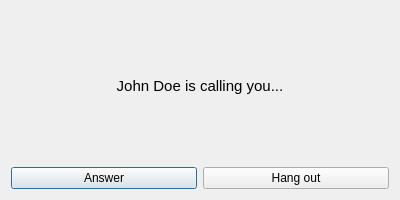
<?xml version="1.0" encoding="UTF-8"?>
<ui version="4.0">
 <class>CallDialog</class>
 <widget class="QDialog" name="CallDialog">
  <property name="geometry">
   <rect>
    <x>0</x>
    <y>0</y>
    <width>400</width>
    <height>200</height>
   </rect>
  </property>
  <property name="sizePolicy">
   <sizepolicy hsizetype="Preferred" vsizetype="Preferred">
    <horstretch>0</horstretch>
    <verstretch>0</verstretch>
   </sizepolicy>
  </property>
  <property name="windowTitle">
   <string>Incoming Call</string>
  </property>
  <layout class="QHBoxLayout" name="horizontalLayout">
   <item>
    <layout class="QVBoxLayout" name="callLayout">
     <property name="sizeConstraint">
      <enum>QLayout::SetDefaultConstraint</enum>
     </property>
     <item>
      <widget class="QLabel" name="callerNameLabel">
       <property name="minimumSize">
        <size>
         <width>0</width>
         <height>0</height>
        </size>
       </property>
       <property name="text">
        <string>&lt;html&gt;&lt;head/&gt;&lt;body&gt;&lt;p&gt;&lt;span style=&quot; font-size:11pt;&quot;&gt;John Doe is calling you...&lt;/span&gt;&lt;/p&gt;&lt;/body&gt;&lt;/html&gt;</string>
       </property>
       <property name="alignment">
        <set>Qt::AlignCenter</set>
       </property>
      </widget>
     </item>
     <item>
      <layout class="QHBoxLayout" name="callActionsLayout">
       <property name="spacing">
        <number>6</number>
       </property>
       <property name="sizeConstraint">
        <enum>QLayout::SetDefaultConstraint</enum>
       </property>
       <item>
        <widget class="QPushButton" name="hangOutButton">
         <property name="sizePolicy">
          <sizepolicy hsizetype="Minimum" vsizetype="Fixed">
           <horstretch>0</horstretch>
           <verstretch>0</verstretch>
          </sizepolicy>
         </property>
         <property name="text">
          <string>Answer</string>
         </property>
         <property name="icon">
          <iconset>
           <normaloff>../../../Assets/images/call.png</normaloff>../../../Assets/images/call.png</iconset>
         </property>
        </widget>
       </item>
       <item>
        <widget class="QPushButton" name="callButton">
         <property name="minimumSize">
          <size>
           <width>0</width>
           <height>0</height>
          </size>
         </property>
         <property name="text">
          <string>Hang out</string>
         </property>
         <property name="icon">
          <iconset>
           <normaloff>../../../Assets/images/hangout.png</normaloff>../../../Assets/images/hangout.png</iconset>
         </property>
         <property name="default">
          <bool>false</bool>
         </property>
         <property name="flat">
          <bool>false</bool>
         </property>
        </widget>
       </item>
      </layout>
     </item>
    </layout>
   </item>
  </layout>
 </widget>
 <resources/>
 <connections>
  <connection>
   <sender>hangOutButton</sender>
   <signal>clicked()</signal>
   <receiver>CallDialog</receiver>
   <slot>answer()</slot>
   <hints>
    <hint type="sourcelabel">
     <x>137</x>
     <y>154</y>
    </hint>
    <hint type="destinationlabel">
     <x>84</x>
     <y>186</y>
    </hint>
   </hints>
  </connection>
  <connection>
   <sender>callButton</sender>
   <signal>clicked()</signal>
   <receiver>CallDialog</receiver>
   <slot>decline()</slot>
   <hints>
    <hint type="sourcelabel">
     <x>329</x>
     <y>150</y>
    </hint>
    <hint type="destinationlabel">
     <x>284</x>
     <y>183</y>
    </hint>
   </hints>
  </connection>
 </connections>
 <slots>
  <slot>answer()</slot>
  <slot>decline()</slot>
 </slots>
</ui>
